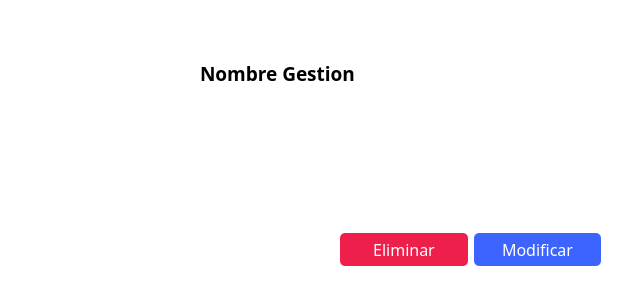
<?xml version="1.0" encoding="UTF-8"?>
<ui version="4.0">
 <class>administrador_info_servicios</class>
 <widget class="QDialog" name="administrador_info_servicios">
  <property name="geometry">
   <rect>
    <x>0</x>
    <y>0</y>
    <width>629</width>
    <height>292</height>
   </rect>
  </property>
  <property name="windowTitle">
   <string>Dialog</string>
  </property>
  <widget class="QWidget" name="layoutWidget">
   <property name="geometry">
    <rect>
     <x>340</x>
     <y>230</y>
     <width>261</width>
     <height>39</height>
    </rect>
   </property>
   <layout class="QHBoxLayout" name="horizontalLayout">
    <item>
     <widget class="QPushButton" name="btn_eliminar">
      <property name="minimumSize">
       <size>
        <width>120</width>
        <height>0</height>
       </size>
      </property>
      <property name="font">
       <font>
        <family>Montserrat Medium</family>
        <pointsize>12</pointsize>
       </font>
      </property>
      <property name="styleSheet">
       <string notr="true">*{
	background-color:  #EF1F4B;
	color: white;
	border-radius: 5px;
	padding: 5px;
}

:hover{
	color: #EF1F4B;
	background-color: white;
	border: 1px solid #EF1F4B;
}</string>
      </property>
      <property name="text">
       <string>Eliminar</string>
      </property>
     </widget>
    </item>
    <item>
     <widget class="QPushButton" name="btn_modificar">
      <property name="minimumSize">
       <size>
        <width>120</width>
        <height>0</height>
       </size>
      </property>
      <property name="font">
       <font>
        <family>Montserrat Medium</family>
        <pointsize>12</pointsize>
       </font>
      </property>
      <property name="styleSheet">
       <string notr="true">*{
	background-color:  #3E64FF;
	color: white;
	border-radius: 5px;
	padding: 5px;
}

:hover{
	color: #3E64FF;
	background-color: white;
	border: 1px solid #3E64FF;
}</string>
      </property>
      <property name="text">
       <string>Modificar</string>
      </property>
     </widget>
    </item>
   </layout>
   <zorder>btn_modificar</zorder>
   <zorder>btn_eliminar</zorder>
  </widget>
  <widget class="QLabel" name="img">
   <property name="geometry">
    <rect>
     <x>41</x>
     <y>70</y>
     <width>125</width>
     <height>125</height>
    </rect>
   </property>
   <property name="maximumSize">
    <size>
     <width>125</width>
     <height>125</height>
    </size>
   </property>
   <property name="text">
    <string/>
   </property>
   <property name="pixmap">
    <pixmap resource="../../resources.qrc">:/imagenes/Imagenes/imgServicio1.png</pixmap>
   </property>
   <property name="scaledContents">
    <bool>true</bool>
   </property>
  </widget>
  <widget class="QLabel" name="nombre_servicio">
   <property name="geometry">
    <rect>
     <x>200</x>
     <y>60</y>
     <width>451</width>
     <height>26</height>
    </rect>
   </property>
   <property name="font">
    <font>
     <family>Montserrat SemiBold</family>
     <pointsize>14</pointsize>
     <weight>75</weight>
     <bold>true</bold>
    </font>
   </property>
   <property name="text">
    <string>Nombre Gestion</string>
   </property>
  </widget>
  <widget class="QLabel" name="label">
   <property name="geometry">
    <rect>
     <x>0</x>
     <y>0</y>
     <width>691</width>
     <height>311</height>
    </rect>
   </property>
   <property name="styleSheet">
    <string notr="true">background-color: rgb(255, 255, 255);</string>
   </property>
   <property name="text">
    <string/>
   </property>
  </widget>
  <widget class="QPlainTextEdit" name="info_servicio">
   <property name="geometry">
    <rect>
     <x>200</x>
     <y>100</y>
     <width>401</width>
     <height>121</height>
    </rect>
   </property>
   <property name="font">
    <font>
     <family>Montserrat Light</family>
     <pointsize>11</pointsize>
    </font>
   </property>
   <property name="styleSheet">
    <string notr="true">border:none;</string>
   </property>
   <property name="readOnly">
    <bool>true</bool>
   </property>
  </widget>
  <zorder>label</zorder>
  <zorder>layoutWidget</zorder>
  <zorder></zorder>
  <zorder>img</zorder>
  <zorder>nombre_servicio</zorder>
  <zorder>info_servicio</zorder>
 </widget>
 <resources>
  <include location="../../resources.qrc"/>
 </resources>
 <connections/>
</ui>
